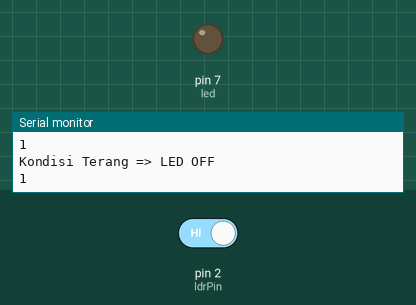
Recording of a sketch running on a simulated Arduino Uno, built with avr-gcc and run on an emulated ATmega328P. On the bench: output pins drawn as LEDs (lit = HIGH), the last lines printed to the serial monitor. The test bench sets the inputs (shaded band); at power-on: pin 2 (ldrPin) HIGH.

Above: at 1.2 s.
1.3 s: pin 2 (ldrPin) driven LOW
At 2.6 s:
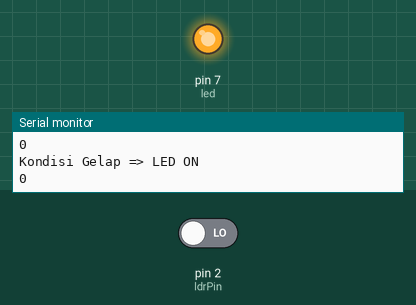
3.1 s: pin 2 (ldrPin) driven HIGH
At 4.1 s:
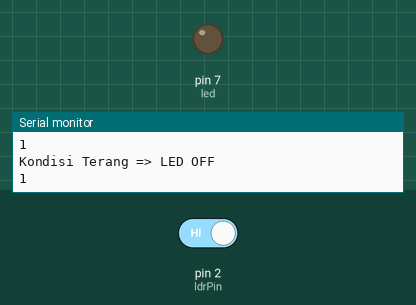
Timing chart, 0 to 6.1 s (numbered marks = the images above; inputs shaded):
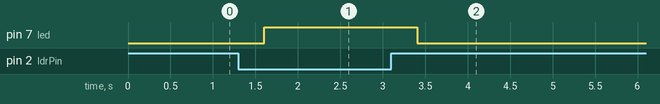

Measured:
- after the input at 1.3 s, pin 7 (led): LOW → HIGH after 0.30 s
- after the input at 3.1 s, pin 7 (led): HIGH → LOW after 0.31 s

The sketch:

smart_light_ldr.ino
```cpp
#define ldrPin 2
#define led 7

void setup() {
  pinMode(ldrPin, INPUT);
  pinMode(led, OUTPUT);
  Serial.begin(9600);
}

void loop() {
  int readFromLdr = digitalRead(ldrPin);
  Serial.println(readFromLdr);
  delay(200);

  if (readFromLdr == LOW) {
    digitalWrite(led, HIGH);
    Serial.println("Kondisi Gelap => LED ON");
  } else {
    digitalWrite(led, LOW);
    Serial.println("Kondisi Terang => LED OFF");
  }
}
```
